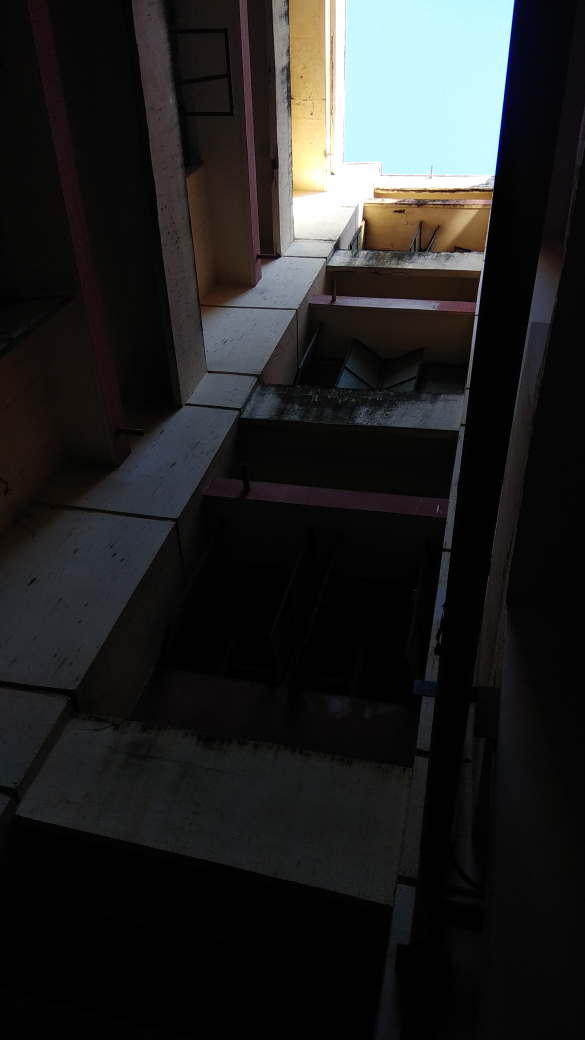
#> input picture dataset/training folder images/0/1.jpg, 2340 x 4160 px (shown at 1/4 size); its folder holds only this picture in this run
$ python features4classes.py   (older library calls are emulated)
#> lines starting #> are read from the running program, lines starting #| are printed output that depends on the picture
import csv
from sklearn.preprocessing import LabelEncoder
from sklearn.preprocessing import MinMaxScaler
import os
import numpy as np
from matplotlib import pyplot as plt
import scipy.misc
from PIL import Image
from os import listdir
from os.path import isfile, join
import glob
import numpy
import cv2
import h5py


fixed_size=tuple((250,250))

test_size=0.10
train_path="dataset/training folder images"
train_labels=os.listdir(train_path)
print(train_labels)#o/p:['0'.....'3']

features=[]
features1=[]
features2=[]
labels=[]


i,j=0,0
e=0
seed=9
images_per_class=25

def featured_global(image, mask=None):
    print('entered global')
    fg= np.fft.fft2(image)
    fg=np.abs(fg)
    X=np.array(fg)
    mean_vec=np.mean(X,axis=0)
    cov_mat = np.cov(X.T)
    cov_mat=(X-mean_vec).T.dot((X-mean_vec))/(X.shape[0]-1)
    eig_vals1, eig_vecs1 = np.linalg.eig(cov_mat)
    eig_vals1=np.abs(eig_vals1)
    print('end global')
    return eig_vals1

def featured_local(image, mask=None):
    print('entered local')
    a,b,m=0,0,0
    p,q=0,0
    fg= [[0 for x in range(10)] for y in range(10)]
    M_selection= [[0 for x in range(10)] for y in range(10)]
    eig_vals=[0 for x in range(100)]
    eig_vecs=[0 for x in range(100)]
    while p<250 or q<250:

        i=p
        j=i+25
        k=q
        l=k+25
        M_selection[a][b] = image[i:j, k:l]
        fg[a][b]= np.fft.fft2(M_selection[a][b])
        fg[a][b]=np.abs(fg[a][b])
        X=np.array(fg[a][b])
        mean_vec=np.mean(X,axis=0)
        cov_mat = np.cov(X.T)
        cov_mat=(X-mean_vec).T.dot((X-mean_vec))/(X.shape[0]-1)
        eig_vals[m], eig_vecs[m] = np.linalg.eig(cov_mat)
        eig_vals[m]=np.abs(eig_vals[m])
        m=m+1
        q=q+25
        b=b+1
        if l==250 and p!=250:
            if l==250 and p!=225:
                q=0
                b=0
            p=p+25
            a=a+1

    pcavalues=eig_vals[0]
    o=1
    while o<100:
        pcavalues=np.append(pcavalues,eig_vals[o])
        o=o+1
    print('end local')
    return pcavalues


yy=0

fea=[0 for x in range(100)]
for training_name in train_labels:
    dir=os.path.join(train_path,training_name)

    current_label=training_name

    e=1
    for xx in range(1,images_per_class+1):
        file=dir+"/"+str(xx)+".jpg"
        print('file',file)
        image=cv2.imread(file)
#> image is the input picture: shape (4160, 2340, 3); mean B, G, R 34.5, 34.9, 34.5
        image=cv2.resize(image, fixed_size)
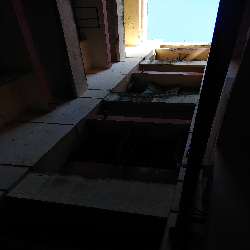
#> image: shape (250, 250, 3); mean B, G, R 34.5, 35, 34.6
        image = cv2.cvtColor(image,cv2.COLOR_BGR2GRAY)
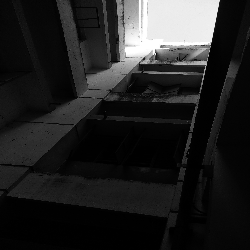
#> image: shape (250, 250); min 0, max 255, mean 34.8
        kernel = np.zeros( (9,9), np.float32)
        kernel[4,4] = 2.0   #Identity, times two!
        boxFilter = np.ones( (9,9), np.float32) / 81.0
        kernel = kernel - boxFilter
        image = cv2.filter2D(image, -1, kernel)
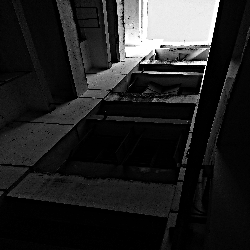
#> image: shape (250, 250); min 0, max 255, mean 35.4


        gl_fea=featured_global(image)
#> in featured_global, `fg=np.abs(fg)`:
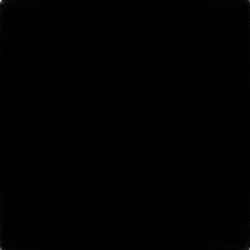
#> fg: shape (250, 250) float64; min 5, max 2210838, mean 4191.9; drawn with min black and max white
#> in featured_global, `mean_vec=np.mean(X,axis=0)`: mean_vec = 250 values, max 59793.9 at index 0, min 2034.1 at index 132, mean 4191.9
#> in featured_global, `eig_vals1, eig_vecs1 = np.linalg.eig(cov_mat)`:
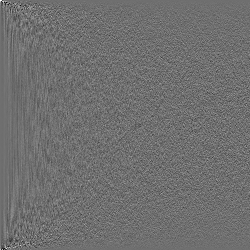
#> eig_vecs1: shape (250, 250) float64; min -0.562, max 0.72, mean 3.66e-06; drawn with min black and max white
#> in featured_global, `eig_vals1, eig_vecs1 = np.linalg.eig(cov_mat)`: eig_vals1 = 250 values, max 6.35e+10 at index 0, min 4.74e-09 at index 227, mean 284952125.4
#> gl_fea has the same summary as eig_vals1 in featured_global
        lo_fea=featured_local(image)
#> after the loop in featured_local, `while p<250 or q<250:`: M_selection = 10 items; a = 10; eig_vals = 100 items; fg = 10 items; m = 100; p = 250
#> in featured_local, `pcavalues=eig_vals[0]`: pcavalues = 25 values, max 1782647.1 at index 0, min 1.95e-12 at index 18, mean 77277.6
#> after the loop in featured_local, `while o<100:`: o = 100; pcavalues = 2500 values, max 875420597.9 at index 375, min 6.17e-16 at index 2366, mean 2954152.7
#> lo_fea has the same summary as pcavalues in featured_local

        all_features=np.hstack([gl_fea,lo_fea])
#> all_features = 2750 values, max 6.35e+10 at index 0, min 6.17e-16 at index 2616, mean 28590332
#> (the run stopped early here; a loop or call above may not have finished)

$ run again, on dataset/training folder images/1/1.jpg
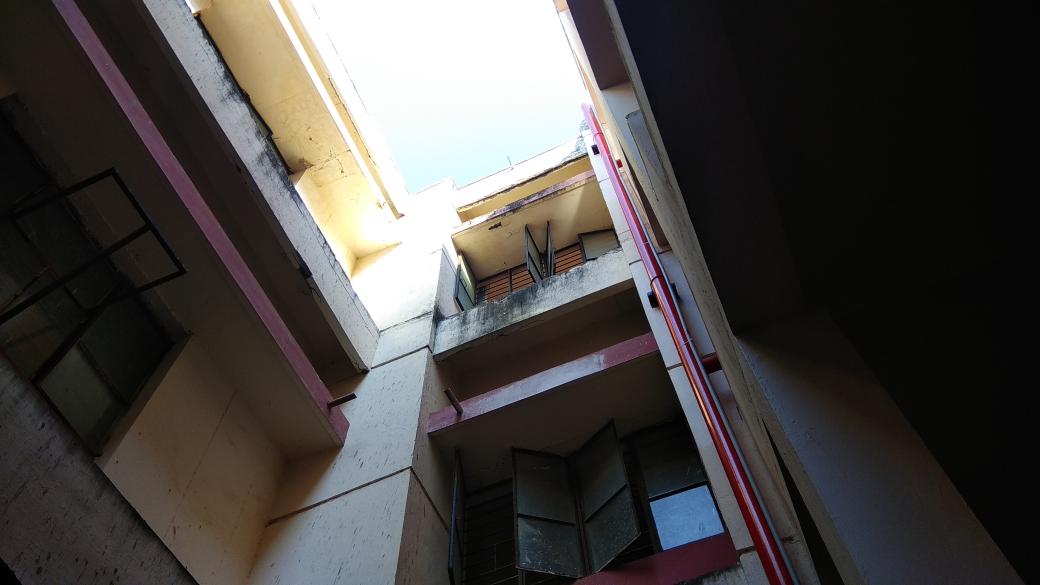
#> input picture dataset/training folder images/1/1.jpg, 4160 x 2340 px (shown at 1/4 size)
#> image is the input picture: shape (2340, 4160, 3); mean B, G, R 66.9, 69.1, 72.4
#> mean_vec = 250 values, max 42219.3 at index 0, min 4096.3 at index 116, mean 6257.8
#> in featured_global, `eig_vals1, eig_vecs1 = np.linalg.eig(cov_mat)`:
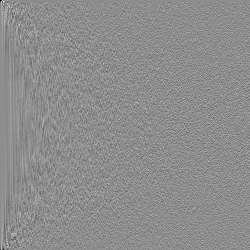
#> eig_vecs1: shape (250, 250) float64; min -0.728, max 0.584, mean 0.000253; drawn with min black and max white
#> eig_vals1 = 250 values, max 1.51e+11 at index 0, min 2.19e-08 at index 223, mean 680275252.8
#> gl_fea has the same summary as eig_vals1 in featured_global
#> the loop in featured_local, `while p<250 or q<250: ` made 100 passes
#> pass 1, in featured_local, `X=np.array(fg[a][b])`:
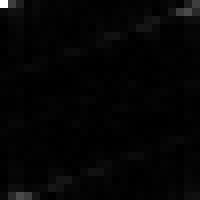
#> X: shape (25, 25) float64 (shown 8 times larger); min 6.1, max 22576, mean 437.1; drawn with min black and max white
#> after the loop in featured_local, `while p<250 or q<250:`: M_selection = 10 items; a = 10; eig_vals = 100 items; fg = 10 items; m = 100; p = 250
#> in featured_local, `pcavalues=eig_vals[0]`: pcavalues = 25 values, max 22643044.2 at index 0, min 3.91e-11 at index 17, mean 1219289.5
#> after the loop in featured_local, `while o<100:`: o = 100; pcavalues = 2500 values, max 1.02e+09 at index 100, min 0 at index 121, mean 6803424.6
#> lo_fea has the same summary as pcavalues in featured_local
#> all_features = 2750 values, max 1.51e+11 at index 0, min 0 at index 371, mean 68028136.3
